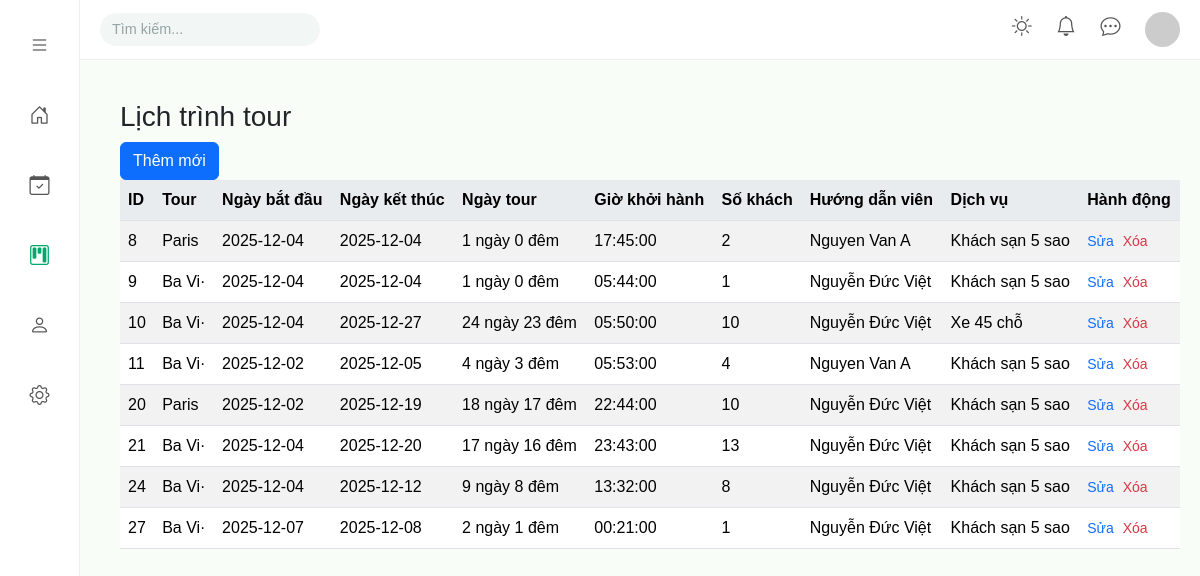
The page /index.php?action=manage (signed in) on the database its author committed.
### tables this page shows
CREATE TABLE `tour_group` (
  `id` int NOT NULL,
  `booking_id` int DEFAULT NULL,
  `start_date` date DEFAULT NULL,
  `end_date` date DEFAULT NULL,
  `total_days` int DEFAULT NULL,
  `departure_time` time DEFAULT NULL,
  `address` varchar(255) DEFAULT NULL,
  `number_guests` int DEFAULT NULL,
  `status` varchar(50) DEFAULT NULL,
  `note` varchar(255) DEFAULT NULL,
  `tour_id` int DEFAULT NULL,
  `service_id` int NOT NULL DEFAULT '0',
  `guide_id` int DEFAULT NULL
);

CREATE TABLE `tours` (
  `id` int NOT NULL,
  `name` varchar(255) DEFAULT NULL,
  `base_price` decimal(15,2) DEFAULT NULL,
  `duration` int DEFAULT NULL,
  `description` text,
  `status` tinyint(1) DEFAULT '1',
  `created_at` datetime DEFAULT CURRENT_TIMESTAMP,
  `tour_category_id` int DEFAULT NULL
);

### controllers/ManageController.php (called while the page is built, shortened)
<?php
class ManageController
{
    private $groupModel;
    public function __construct()
    {
        $this->groupModel = new GroupModel();
    }
    public function index()
    {
        $tour_group = $this->groupModel->all();
        require_once PATH_VIEW . "Manage/manage.php";
    }
}

### index.php (called while the page is built, shortened)
<?php
require_once __DIR__ . '/routes/index.php';

### models/DB.php (called while the page is built, shortened)
<?php
class DB
{
    protected $pdo;
    public function __construct()
    {
        try {
            $this->pdo = new PDO(
                "mysql:host=localhost;dbname=tour_management;charset=utf8mb4",
                "root",
                "",
                [
                    PDO::ATTR_ERRMODE => PDO::ERRMODE_EXCEPTION,
                    PDO::ATTR_DEFAULT_FETCH_MODE => PDO::FETCH_ASSOC
                ]
            );
        } catch (PDOException $e) {
            die("Database connection failed: " . $e->getMessage());
        }
    }
     public function query($sql, $params = [])
    {
        $stmt = $this->pdo->prepare($sql);
        $stmt->execute($params);
        return $stmt;
    }
}

### models/Group.php (called while the page is built, shortened)
<?php
class GroupModel extends DB
{
    public function all()
    {
        return $this->query("
            SELECT
                g.*,
                t.name AS tour_name,
                DATEDIFF(g.end_date, g.start_date) + 1 AS so_ngay,
                DATEDIFF(g.end_date, g.start_date) AS so_dem,
                GROUP_CONCAT(s.name SEPARATOR ', ') AS service_list,
                u.full_name AS guide_name
            FROM tour_group g
            LEFT JOIN tours t ON g.tour_id = t.id
            LEFT JOIN tour_group_service tgs ON g.id = tgs.tour_group_id
            LEFT JOIN service s ON tgs.service_id = s.id
            LEFT JOIN tour_guides tg ON g.guide_id = tg.id
            LEFT JOIN users u ON tg.user_id = u.id
            GROUP BY g.id
        ")->fetchAll();
    }
}

### views/Manage/manage.php (the view, shortened to what this page needs)
<!DOCTYPE html>
<html lang="vi">
<head>
  <link href="https://cdn.jsdelivr.net/npm/bootstrap@5.3.2/dist/css/bootstrap.min.css" rel="stylesheet">
  <link href="https://cdn.jsdelivr.net/npm/bootstrap-icons@1.11.1/font/bootstrap-icons.css" rel="stylesheet">
  <link rel="stylesheet" href="styles/manage.css">
</head>
<body>
  <div class="sidebar">
    <a href="#"><i class="bi bi-list"></i></a>
    <a href="index.php?action=/"><i class="bi bi-house-door"></i></a>
    <a href="index.php?action=booking"><i class="bi bi-calendar-check"></i></a>
    <a href="index.php?action=manage" class="active"><i class="bi bi-kanban"></i></a>
    <a href="#"><i class="bi bi-person"></i></a>
    <a href="#"><i class="bi bi-gear"></i></a>
  </div>
  <div class="topbar">
    <div class="search-bar">
      <input type="text" placeholder="Tìm kiếm...">
    </div>
    <div class="top-icons">
      <i class="bi bi-sun" data-bs-toggle="tooltip" data-bs-placement="bottom" title="Chế độ sáng/tối"></i>
      <i class="bi bi-bell" data-bs-toggle="tooltip" data-bs-placement="bottom" title="Thông báo"></i>
      <i class="bi bi-chat-dots" data-bs-toggle="tooltip" data-bs-placement="bottom" title="Tin nhắn"></i>
      <img src="https://i.pravatar.cc/40" alt="Ảnh người dùng" data-bs-toggle="tooltip" data-bs-placement="bottom" title="Tài khoản">
    </div>
  </div>
  <div class="content">
    <h3>Lịch trình tour</h3>
    <button type="button" class="btn btn-primary" data-bs-toggle="modal" data-bs-target="#staticBackdrop">
      Thêm mới
    </button>
    <div class="table-responsive">
      <table class="table table-striped align-middle">
        <thead>
          <tr>
            <th>ID</th>
            <th>Tour</th>
            <th>Ngày bắt đầu</th>
            <th>Ngày kết thúc</th>
            <th>Ngày tour</th>
            <th>Giờ khởi hành</th>
            <th>Số khách</th>
            <th>Hướng dẫn viên</th>
            <th>Dịch vụ</th>
            <th>Hành động</th>
          </tr>
        </thead>
        <tbody>
          <?php if (!empty($tour_group)): ?>
            <?php foreach ($tour_group as $tg): ?>
              <tr>
                <td><?= htmlspecialchars($tg['id']) ?></td>
                <td><?= htmlspecialchars($tg['tour_name']) ?></td>
                <td><?= htmlspecialchars($tg['start_date']) ?></td>
                <td><?= htmlspecialchars($tg['end_date']) ?></td>
                <td><?= htmlspecialchars($tg['so_ngay']) ?> ngày <?= htmlspecialchars($tg['so_dem']) ?> đêm</td>
                <td><?= htmlspecialchars($tg['departure_time']) ?></td>
                <td><?= htmlspecialchars($tg['number_guests']) ?></td>
                <td><?= htmlspecialchars($tg['guide_name']) ?></td>
                <td><?= htmlspecialchars($tg['service_list']) ?></td>
                <td class="action-btns">
                  <a href="#" class="btn-edit"
                    onclick="openModal('<?= BASE_URL ?>?action=manage-edit&id=<?= $tg['id'] ?>')">
                    Sửa
                  </a>
                  <a href="<?= BASE_URL ?>?action=manage-delete&id=<?= $tg['id'] ?>" class="btn-delete"
                    onclick="return confirm('Bạn có chắc muốn xóa lịch trình tour này không?')">Xóa</a>
                </td>
              </tr>
            <?php endforeach; ?>
          <?php else: ?>
            <tr>
              <td colspan="8" class="text-center">Chưa có dữ liệu</td>
            </tr>
          <?php endif; ?>
        </tbody>
      </table>
    </div>
  </div>
</body>
</html>

### styles/manage.css (style rules this page uses)
body { background-color: #f9fdf8; font-family: 'Poppins', sans-serif; }
.sidebar { width: 80px; height: 100vh; background-color: #fff; position: fixed; top: 0; left: 0; border-right: 1px solid #eee; display: flex; flex-direction: column; align-items: center; padding-top: 10px; z-index: 200; }
.sidebar a { color: #555; text-decoration: none; font-size: 20px; margin: 20px 0; transition: 0.3s; }
.sidebar a:hover, .sidebar a.active { color: #00a86b; }
.topbar { position: fixed; left: 80px; right: 0; top: 0; height: 60px; background-color: #fff; border-bottom: 1px solid #eee; display: flex; align-items: center; justify-content: space-between; padding: 0 20px; z-index: 100; }
.search-bar input { border: none; background-color: #f2f6f4; padding: 6px 12px; border-radius: 20px; outline: none; width: 220px; }
.top-icons i { font-size: 20px; color: #555; margin-left: 20px; cursor: pointer; }
.top-icons img { width: 35px; height: 35px; border-radius: 50%; margin-left: 20px; }
.content { margin-left: 100px; margin-top: 80px; padding: 20px; }
.table thead th { background-color: #e9ecef; }
.action-btns a { margin-right: 5px; font-size: 14px; text-decoration: none; }
.action-btns a.btn-edit { color: #0d6efd; }
.action-btns a.btn-delete { color: #dc3545; }
input { padding: 0.75rem; border: 1px solid #dce4ec; border-radius: 6px; font-size: 0.9rem; transition: all 0.2s ease; background: #ffffff; color: #2c3e50; }
input::placeholder { color: #95a5a6; }

### rows shown on the page
tour_group: id "8", tour.name "Paris", start_date "2025-12-04", end_date "2025-12-04", so_ngay "1", so_dem "0", departure_time "17:45:00", number_guests "2", guide_name "Nguyen Van A", service_list "Khách sạn 5 sao"
tour_group: id "9", tour.name "Ba Vi·", start_date "2025-12-04", end_date "2025-12-04", so_ngay "1", so_dem "0", departure_time "05:44:00", number_guests "1", guide_name "Nguyễn Đức Việt", service_list "Khách sạn 5 sao"
tour_group: id "10", tour.name "Ba Vi·", start_date "2025-12-04", end_date "2025-12-27", so_ngay "24", so_dem "23", departure_time "05:50:00", number_guests "10", guide_name "Nguyễn Đức Việt", service_list "Xe 45 chỗ"
tour_group: id "11", tour.name "Ba Vi·", start_date "2025-12-02", end_date "2025-12-05", so_ngay "4", so_dem "3", departure_time "05:53:00", number_guests "4", guide_name "Nguyen Van A", service_list "Khách sạn 5 sao"
tour_group: id "20", tour.name "Paris", start_date "2025-12-02", end_date "2025-12-19", so_ngay "18", so_dem "17", departure_time "22:44:00", number_guests "10", guide_name "Nguyễn Đức Việt", service_list "Khách sạn 5 sao"
tour_group: id "21", tour.name "Ba Vi·", start_date "2025-12-04", end_date "2025-12-20", so_ngay "17", so_dem "16", departure_time "23:43:00", number_guests "13", guide_name "Nguyễn Đức Việt", service_list "Khách sạn 5 sao"
tour_group: id "24", tour.name "Ba Vi·", start_date "2025-12-04", end_date "2025-12-12", so_ngay "9", so_dem "8", departure_time "13:32:00", number_guests "8", guide_name "Nguyễn Đức Việt", service_list "Khách sạn 5 sao"
tour_group: id "27", tour.name "Ba Vi·", start_date "2025-12-07", end_date "2025-12-08", so_ngay "2", so_dem "1", departure_time "00:21:00", number_guests "1", guide_name "Nguyễn Đức Việt", service_list "Khách sạn 5 sao"
